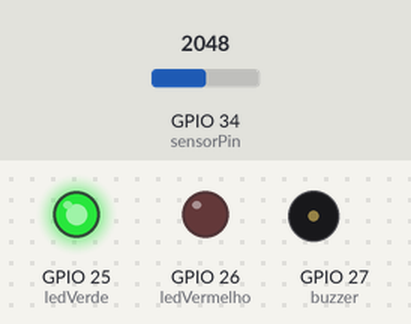
Recording of a sketch running on a simulated ESP32. Shown: output pins drawn as LEDs (lit = HIGH), buzzer (waves = sounding). Inputs (shaded band) come from the test bench; at power-on: GPIO 34 (sensorPin) = 2048. WiFi joins after 1.5 s; servers stay silent unless stated; no MQTT or app messages arrive unless stated; what the sketch prints to the serial monitor is not drawn.

Above: at 2.7 s.
2.8 s: GPIO 34 (sensorPin) set to 2548
8.8 s: GPIO 34 (sensorPin) set to 2639
At 12.2 s:
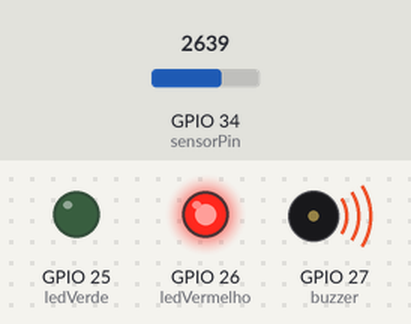
14.8 s: GPIO 34 (sensorPin) set to 2047
At 17.3 s:
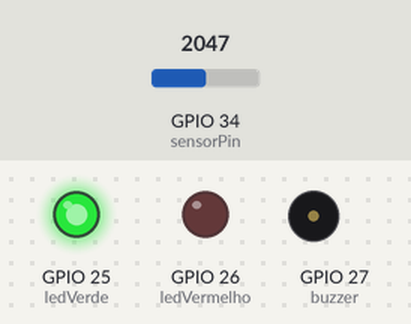
20.8 s: GPIO 34 (sensorPin) set to 2866
At 22.3 s:
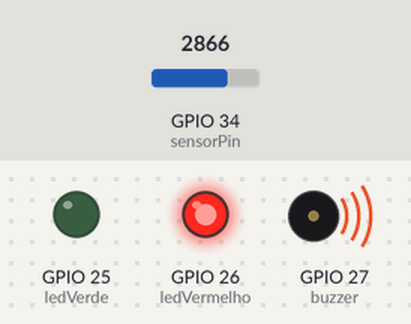
Timing chart, 0 to 23.8 s (numbered marks = the images above; inputs shaded):
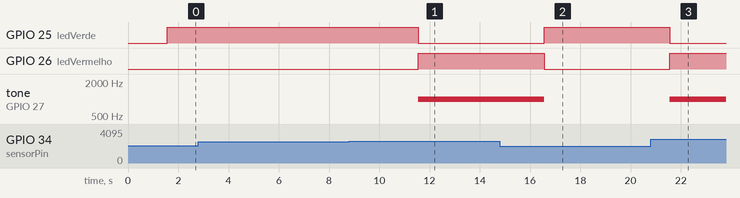

The sketch:

schetch.ino
```cpp
#include <WiFi.h>
#include <PubSubClient.h>

const char* ssid     = "Wokwi-GUEST";
const char* password = "";
const char* mqtt_server = "test.mosquitto.org";
const int   mqtt_port   = 1883;
const char* mqtt_topic  = "adriana/temperatura";
const int sensorPin     = 34;
const int ledVerde      = 25;
const int ledVermelho   = 26;
const int buzzer        = 27;

WiFiClient espClient;
PubSubClient client(espClient);

void conectaWiFi(){
  Serial.print("Conectando ao WiFi ");
  Serial.print(ssid);
  WiFi.begin(ssid, password);
  while (WiFi.status() != WL_CONNECTED) {
    delay(500);
    Serial.print(".");
  }
  Serial.println();
  Serial.println("WiFi conectado!");
  Serial.print("IP obtido: ");
  Serial.println(WiFi.localIP());
}

void conectaMQTT(){
  client.setServer(mqtt_server, mqtt_port);
  while (!client.connected()){
    Serial.print("Conectando ao broker MQTT… ");
    if (client.connect("ESP32ClientTempratura")){
      Serial.println("conectado.");
      client.publish(mqtt_topic, "Cliente conectado!");
    } else {
      Serial.print("erro, rc=");
      Serial.print(client.state());
      Serial.println(" tentando novamente em 5 segundos");
      delay(5000);
    }
  }
}

void setup() {
  Serial.begin(115200);
  pinMode(ledVerde, OUTPUT);
  pinMode(ledVermelho, OUTPUT);
  pinMode(buzzer, OUTPUT);

  conectaWiFi();
  conectaMQTT();
}

void loop() {
  if (!client.connected()){
    conectaMQTT();
  }
  client.loop();

  int leitura = analogRead(sensorPin);
  float tensao = leitura * (3.3 / 4095.0);
  float resistencia = (3.3 * 10000.0 / tensao) - 10000.0;
  float temperatura = 1 / (log(resistencia / 10000.0) / 3950.0 + 1.0 / 298.15) - 273.15;


  Serial.print("Temperatura: ");
  Serial.print(temperatura);
  Serial.println(" °C");

  char payload[50];
  snprintf(payload, 50, "Temperatura = %.2f °C", temperatura);
  client.publish(mqtt_topic, payload);

  if (temperatura >= 37.5) {
    digitalWrite(ledVermelho, HIGH);
    digitalWrite(ledVerde, LOW);
    tone(buzzer, 1000);
  } else {
    digitalWrite(ledVermelho, LOW);
    digitalWrite(ledVerde, HIGH);
    noTone(buzzer);
  }

  delay(5000);
}
```

Measured:
- the behaviour switches between 2580 and 2581 on GPIO 34 (sensorPin) (found by bisection; images 0 and 1)
- after the input at 2.8 s, every drawn part: stays the same
- after the input at 8.8 s, GPIO 25 (ledVerde): HIGH → LOW after 2.8 s; GPIO 26 (ledVermelho): LOW → HIGH after 2.8 s; tone on GPIO 27 (buzzer): silent → 1000 Hz after 2.8 s
- after the input at 14.8 s, GPIO 25 (ledVerde): LOW → HIGH after 1.8 s; GPIO 26 (ledVermelho): HIGH → LOW after 1.8 s; tone on GPIO 27 (buzzer): 1000 Hz → silent after 1.8 s
- after the input at 20.8 s, GPIO 25 (ledVerde): HIGH → LOW after 0.76 s; GPIO 26 (ledVermelho): LOW → HIGH after 0.76 s; tone on GPIO 27 (buzzer): silent → 1000 Hz after 0.76 s
